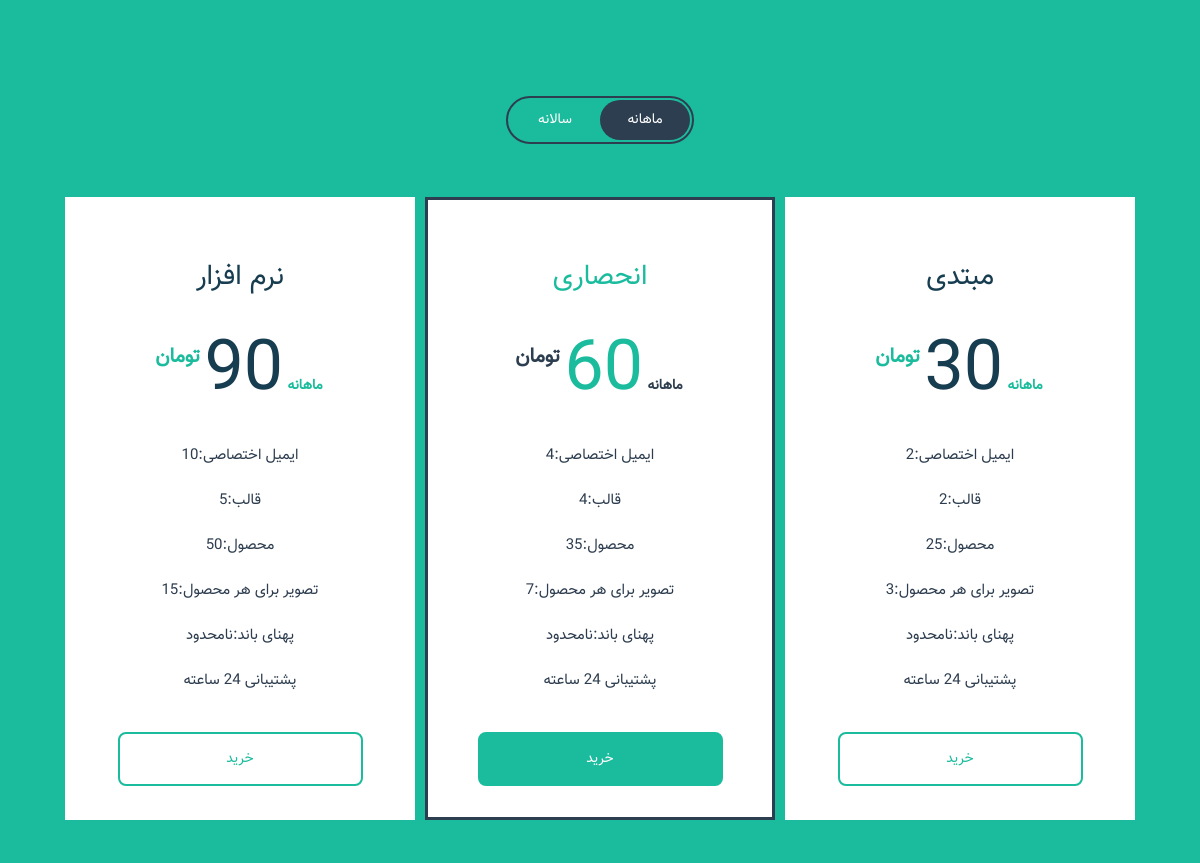
The page / on the database its author committed.
### plan_A_app/models.py (models this page shows, shortened)
class Plan1 (models.Model):
    title = models.CharField(max_length=50, blank=True, null=True )
    price_monthly = models.CharField(max_length=30, blank=True, null=True)
    price_yearly= models.CharField(max_length=30, blank=True, null=True)
    email = models.CharField(max_length=30, default='ایمیل اختصاصی', blank=True, null=True)
    frame = models.CharField(max_length=30, default= 'قالب' ,  blank=True, null=True)
    prodc = models.CharField(max_length=30, default='محصول', blank=True, null=True)
    imgforpro = models.CharField(max_length=30, blank=True, null=True, default='تصویر برای هر محصول')
    Bandwidth = models.CharField(max_length=30 , blank=True,null=True , default='پهنای باند')
    support = models.CharField(max_length=30,blank=True,null=True,default='پشتیبانی 24 ساعته')

### plan_B_app/models.py (models this page shows, shortened)
class Plan2(models.Model):
    title = models.CharField(max_length=50, blank=True, null=True)
    price_monthly = models.CharField(max_length=30, blank=True, null=True)
    price_yearly = models.CharField(max_length=30, blank=True, null=True)
    email = models.CharField(max_length=30, default='ایمیل اختصاصی', blank=True, null=True)
    frame = models.CharField(max_length=30, default='قالب', blank=True, null=True)
    prodc = models.CharField(max_length=30, default='محصول', blank=True, null=True)
    imgforpro = models.CharField(max_length=30, blank=True, null=True, default='تصویر برای هر محصول')
    Bandwidth = models.CharField(max_length=30, blank=True, null=True, default='پهنای باند')
    support = models.CharField(max_length=30, blank=True, null=True, default='پشتیبانی 24 ساعته')

### plan_C_app/models.py (models this page shows, shortened)
class Plan3(models.Model):
    title = models.CharField(max_length=50, blank=True, null=True)
    price_monthly = models.CharField(max_length=30, blank=True, null=True)
    price_yearly = models.CharField(max_length=30, blank=True, null=True)
    email = models.CharField(max_length=30, default='ایمیل اختصاصی', blank=True, null=True)
    frame = models.CharField(max_length=30, default='قالب', blank=True, null=True)
    prodc = models.CharField(max_length=30, default='محصول', blank=True, null=True)
    imgforpro = models.CharField(max_length=30, blank=True, null=True, default='تصویر برای هر محصول')
    Bandwidth = models.CharField(max_length=30, blank=True, null=True, default='پهنای باند')
    support = models.CharField(max_length=30, blank=True, null=True, default='پشتیبانی 24 ساعته')

### home_app/views.py (the view)
# urls.py: path('', views.home)
def home(request):
    plan_a = Plan1.objects.all()
    plan_b = Plan2.objects.all()
    plan_c = Plan3.objects.all()
    return render(request,'home_app/index.html',context={'plan_a':plan_a,'plan_b': plan_b, 'plan_c':plan_c})

### home_app/templates/home_app/index.html (shortened to what this page needs)
{% load static %}
<!DOCTYPE html>
<html lang="en">
<head>
	<link type="text/css" href="{% static 'css/style.css' %}" rel="stylesheet" />
</head>
<body>
	<div class="pricing-container">
		<div class="pricing-switcher">
			<p class="fieldset">
				<label for="monthly-1">ماهانه</label>
				<label for="yearly-1">سالانه</label>
				<span class="switch"></span>
			</p>
		</div>
		<ul class="pricing-list bounce-invert">
			<li>
				<ul class="pricing-wrapper">
					<li data-type="monthly" class="is-visible">
						<header class="pricing-header">
							<h2>مبتدی</h2>
                            {% for plan_a in plan_a %}
							<div class="price">
								<span class="duration">ماهانه</span>
								<span class="value">{{ plan_a.price_monthly }}</span>
								<span class="currency">تومان</span>
							</div>
						</header>
						<div class="pricing-body">
							<ul class="pricing-features">
								<li>{{ plan_a.email }} </li>
								<li> {{ plan_a.frame }} </li>
								<li> {{ plan_a.prodc }} </li>
								<li>{{ plan_a.imgforpro }} </li>
								<li> {{ plan_a.Bandwidth}} </li>
								<li> {{ plan_a.support }} </li>
							</ul>
						</div>
						<footer class="pricing-footer">
							<a class="select" href="#">خرید</a>
						</footer>
					</li>
					<li data-type="yearly" class="is-hidden">
						<header class="pricing-header">
							<h2>مبتدی</h2>
							<div class="price">
								<span class="duration">سالانه</span>
								<span class="value">{{ plan_a.price_yearly }}</span>
								<span class="currency">تومان</span>
							</div>
						</header>
						<div class="pricing-body">
							<ul class="pricing-features">
								<li>< {{ plan_a.email}} </li>
								<li> {{ plan_a.frame }} </li>
								<li>{{plan_a.prodc}}</li>
								<li> {{plan_a.imgforpro}} </li>
								<li> {{ plan_a.Bandwidth }} </li>
								<li> {{ plan_a.support }} </li>
							</ul>
						</div>
                        {% endfor %}
						<footer class="pricing-footer">
							<a class="select" href="#">خرید</a>
						</footer>
					</li>
				</ul>
			</li>
			<li class="exclusive">
				<ul class="pricing-wrapper">
					<li data-type="monthly" class="is-visible">
						<header class="pricing-header">
							<h2>انحصاری</h2>
                            {% for plan_b in plan_b %}
							<div class="price">
								<span class="duration">ماهانه</span>
								<span class="value">{{ plan_b.price_monthly }}</span>
								<span class="currency">تومان</span>
							</div>
						</header>
						<div class="pricing-body">
							<ul class="pricing-features">
								<li> {{ plan_b.email }} </li>
								<li>{{ plan_b.frame }} </li>
								<li>{{ plan_b.prodc }}</li>
								<li>{{ plan_b.imgforpro }} </li>
								<li> {{ plan_b.Bandwidth }} </li>
								<li>{{ plan_b.support }} </li>
							</ul>
						</div>
						<footer class="pricing-footer">
							<a class="select" href="#">خرید</a>
						</footer>
					</li>
					<li data-type="yearly" class="is-hidden">
						<header class="pricing-header">
							<h2>انحصاری</h2>
							<div class="price">
								<span class="duration">سالانه</span>
								<span class="value">{{ plan_b.price_yearly }}</span>
								<span class="currency">تومان</span>
							</div>
						</header>
						<div class="pricing-body">
							<ul class="pricing-features">
								<li> {{ plan_b.email }} </li>
								<li> {{ plan_b.frame }} </li>
								<li>{{ plan_b.prodc }}</li>
								<li> {{ plan_b.imgforpro }} </li>
								<li> {{ plan_b.Bandwidth }} </li>
								<li> {{ plan_b.support }} </li>
							</ul>
						</div>
                        {% endfor %}
						<footer class="pricing-footer">
							<a class="select" href="#">خرید</a>
						</footer>
					</li>
				</ul>
			</li>
			<li>
				<ul class="pricing-wrapper">
					<li data-type="monthly" class="is-visible">
						<header class="pricing-header">
							<h2>نرم افزار</h2>
                            {% for plan_c in plan_c %}
							<div class="price">
								<span class="duration">ماهانه</span>
								<span class="value">{{ plan_c.price_monthly}}</span>
								<span class="currency">تومان</span>
							</div>
						</header>
						<div class="pricing-body">
							<ul class="pricing-features">
								<li>{{ plan_c.email}} </li>
								<li> {{ plan_c.frame }} </li>
								<li>{{ plan_c.prodc }}</li>
								<li>{{ plan_c.imgforpro }}</li>
								<li>{{ plan_c.Bandwidth }}</li>
								<li>{{ plan_c.support }}</li>
							</ul>
						</div>
						<footer class="pricing-footer">
							<a class="select" href="#">خرید</a>
						</footer>
					</li>
					<li data-type="yearly" class="is-hidden">
						<header class="pricing-header">
							<h2>نرم افزار</h2>
							<div class="price">
								<span class="duration">ماهانه</span>
								<span class="value">{{ plan_c.price_yearly }}</span>
								<span class="currency">تومان</span>
							</div>
						</header>
						<div class="pricing-body">
							<ul class="pricing-features">
								<li> {{ plan_c.email }}</li>
								<li>{{ plan_c.frame }}</li>
								<li>{{ plan_c.prodc }} </li>
								<li>{{ plan_c.imgforpro }} </li>
								<li>{{ plan_c.Bandwidth }} </li>
								<li> {{ plan_c.support }} </li>
							</ul>
						</div>
                        {% endfor %}
						<footer class="pricing-footer">
							<a class="select" href="#">خرید</a>
						</footer>
					</li>
				</ul>
			</li>
		</ul>
	</div>
</body>
</html>

### rows shown on the page
Plan1: price_monthly "30", email "ایمیل اختصاصی:2", frame "قالب:2", prodc "محصول:25", imgforpro "تصویر برای هر محصول:3", Bandwidth "پهنای باند:نامحدود", support "پشتیبانی 24 ساعته"
Plan2: price_monthly "60", email "ایمیل اختصاصی:4", frame "قالب:4", prodc "محصول:35", imgforpro "تصویر برای هر محصول:7", Bandwidth "پهنای باند:نامحدود", support "پشتیبانی 24 ساعته"
Plan3: price_monthly "90", email "ایمیل اختصاصی:10", frame "قالب:5", prodc "محصول:50", imgforpro "تصویر برای هر محصول:15", Bandwidth "پهنای باند:نامحدود", support "پشتیبانی 24 ساعته"
